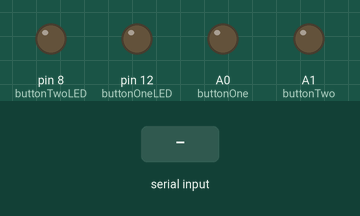
Simulated run of this sketch. Board: Arduino Uno, built with avr-gcc and run on an emulated ATmega328P. On the bench: output pins drawn as LEDs (lit = HIGH). The inputs (shaded band) are chosen by the test bench.

Above: at 1.2 s.
1.3 s: "buttonOneIsHIGH" received over Serial
At 3.1 s:
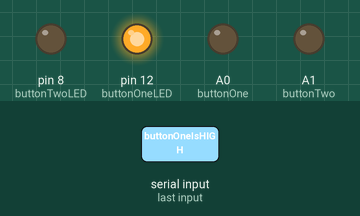
3.8 s: "buttonTwoIsHIGH" received over Serial
At 5.1 s:
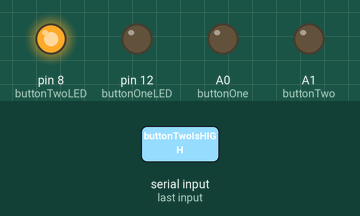
Timing chart, 0 to 6.8 s (numbered marks = the images above; inputs shaded):
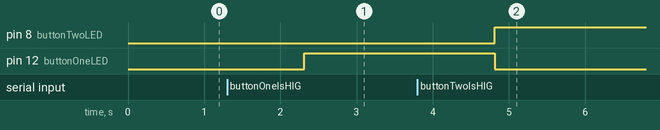

Measured:
- after the input at 1.3 s, pin 12 (buttonOneLED): LOW → HIGH after 1.0 s
- after the input at 3.8 s, pin 8 (buttonTwoLED): LOW → HIGH after 1.0 s; pin 12 (buttonOneLED): HIGH → LOW after 1.0 s

The sketch:

Transceiver.ino
```cpp
#define buttonOne A0
#define buttonTwo A1
#define buttonOneLED 12
#define buttonTwoLED 8

String previousMessage = "";

void setup()
{
  Serial.begin(9600);
  pinMode(buttonTwoLED, OUTPUT);
  pinMode(buttonOneLED, OUTPUT);
  pinMode(buttonOne,    OUTPUT);
  pinMode(buttonTwo,    OUTPUT);
}

void loop()
{
  if (digitalRead(buttonOne))
  {
    Serial.println("buttonOneIsHIGH");
    delay(100);
  }

  if (digitalRead(buttonTwo))
  {
    Serial.println("buttonTwoIsHIGH");
    delay(100);
  }

  String st1 = Serial.readString();
  st1.trim();
  if (!(st1.equals(previousMessage)))
  {
    if (st1.equals("buttonOneIsHIGH"))
    {
      digitalWrite(buttonOneLED, HIGH);
      digitalWrite(buttonTwoLED, LOW);
    }
    if (st1.equals("buttonTwoIsHIGH"))
    {
      digitalWrite(buttonTwoLED, HIGH);
      digitalWrite(buttonOneLED, LOW);
    }
    st1 = previousMessage;
  }


}
```
